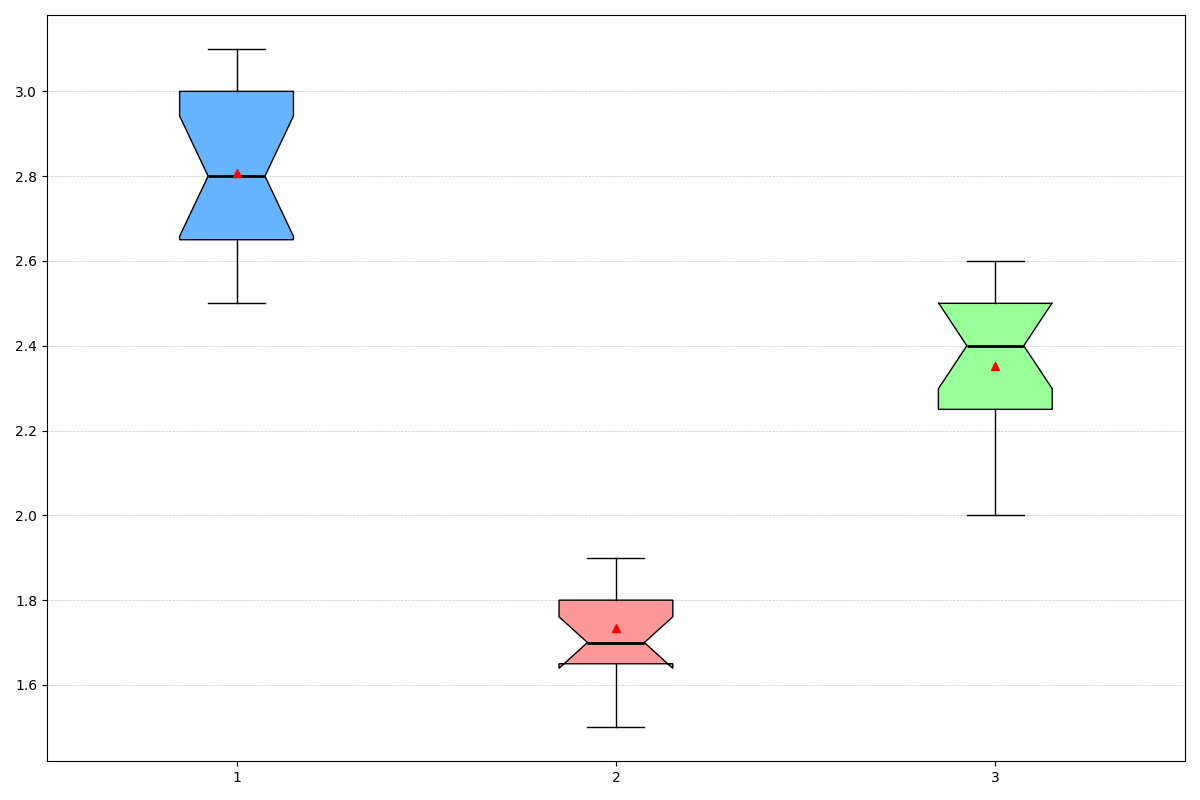

The script that drew this image:
import matplotlib.pyplot as plt
import numpy as np

species = ['Rose', 'Tulip', 'Daisy']
growth_rates = [
    [2.5, 2.7, 2.8, 3.0, 2.6, 3.1, 2.9, 2.8, 3.0, 2.7, 2.5, 3.0, 2.6, 2.8, 3.1],
    [1.5, 1.6, 1.7, 1.6, 1.8, 1.7, 1.9, 1.8, 1.6, 1.7, 1.8, 1.9, 1.7, 1.8, 1.9],
    [2.0, 2.1, 2.3, 2.2, 2.4, 2.3, 2.2, 2.5, 2.4, 2.3, 2.5, 2.6, 2.4, 2.5, 2.6]
]

fig, ax = plt.subplots(figsize=(12, 8))
box = ax.boxplot(growth_rates, patch_artist=True, notch=True, vert=True, showmeans=True)

# Shuffled colors for the box plots
shuffled_colors = ['#66b3ff', '#ff9999', '#99ff99']  # Changed order

for patch, color in zip(box['boxes'], shuffled_colors):
    patch.set_facecolor(color)

for median, mean in zip(box['medians'], box['means']):
    median.set_color('black')
    median.set_linewidth(2)
    mean.set_markerfacecolor('red')
    mean.set_markeredgecolor('red')

ax.yaxis.grid(True, linestyle='--', linewidth=0.5, alpha=0.7)

plt.tight_layout()
plt.show()
